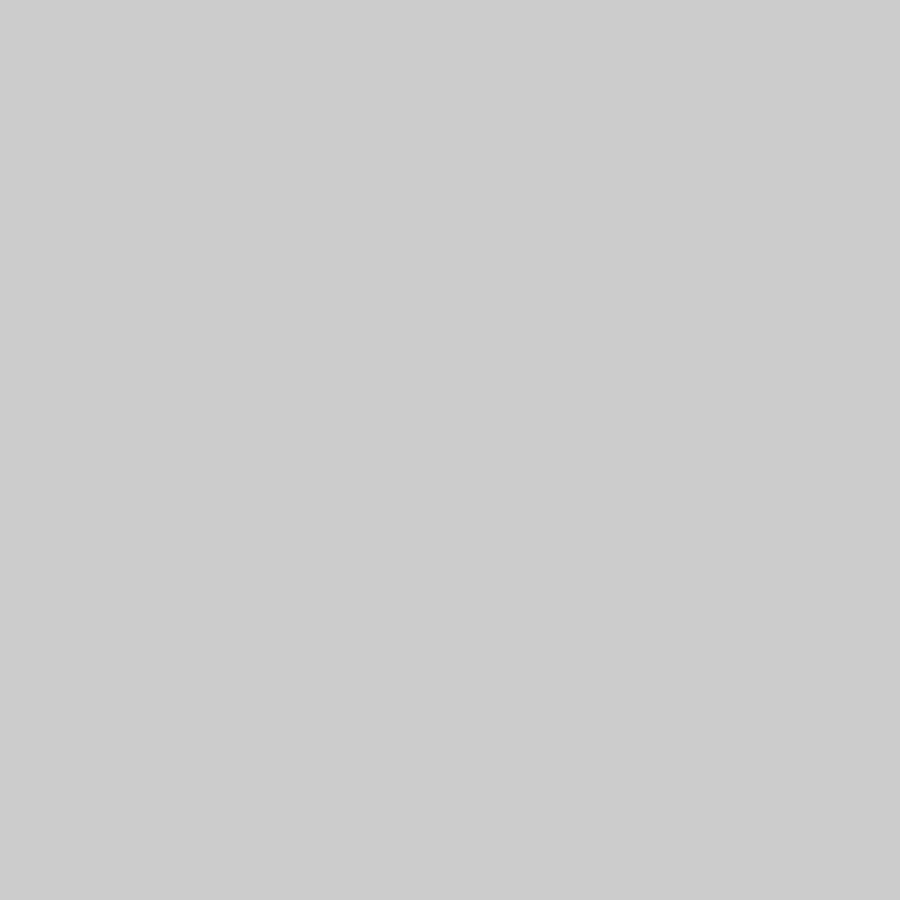
Frame 1 (no input)
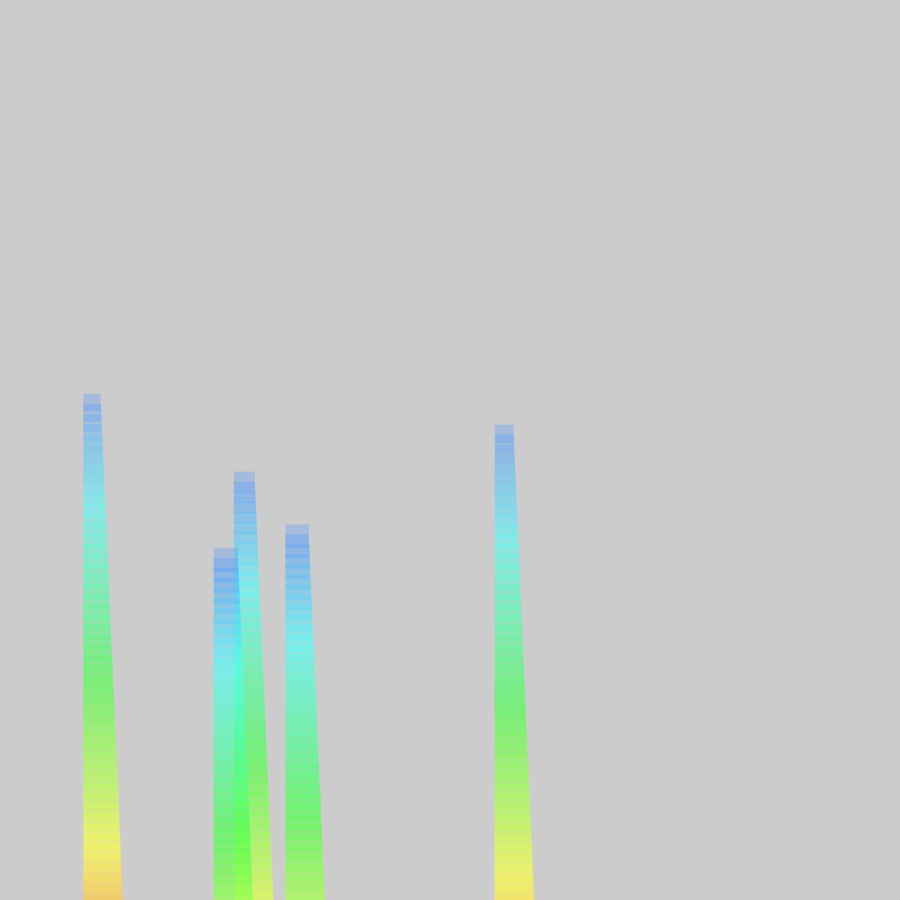
Frame 60 (the mouse pressed at the canvas centre just before this capture)
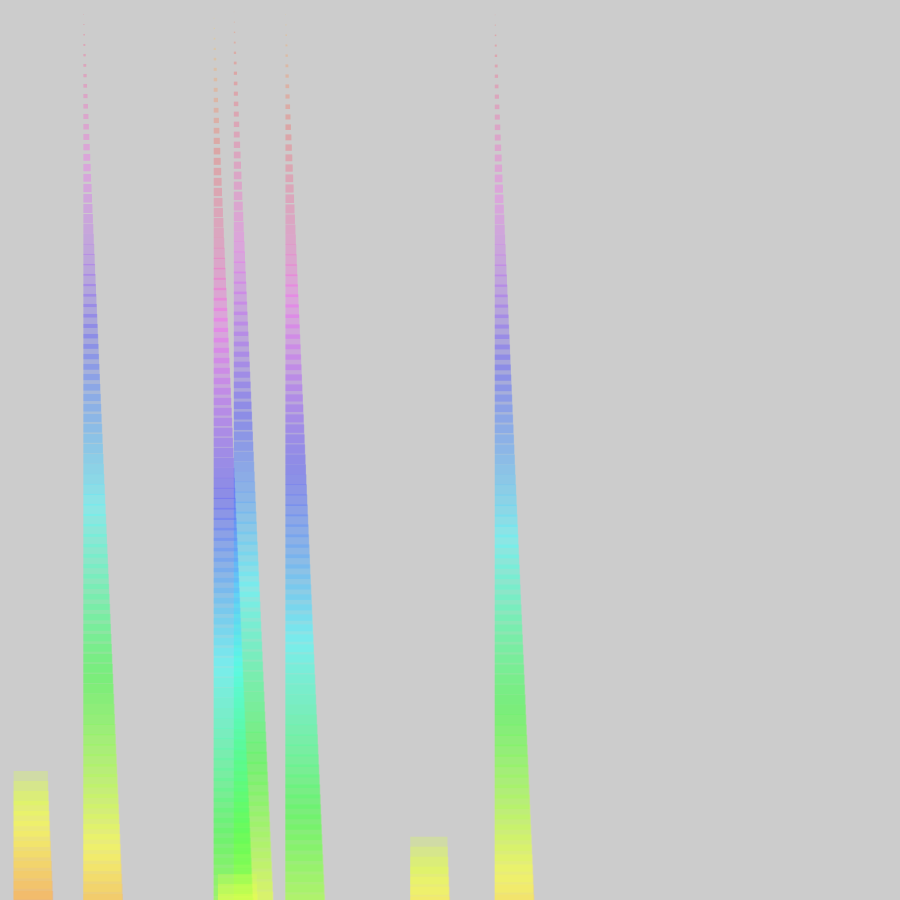
Frame 120 (the mouse held since frame 60 and released just before this capture)

The Processing sketch that drew these frames (run headless with seeded random() and noise(); from frame 60 on, the mouse is pressed at the canvas centre):

// Processing sketch: processing_78526
// ── processing_78526.pde

//sanjana chimnani
//midterm assignment one (screen saver color)
//11/09/2012

FallLine[] lin = new FallLine [5];
int number=5;
float colors = 0;

void setup() {
  size(900, 900);
  noStroke();
  smooth();

    for (int i=0; i<number; i++) {
    lin[i] = new FallLine(0, -100);
    colorMode (HSB, 100);
    }
}

void draw() {

 for(int i =0; i<number; i++) {
   lin[i].update();
   lin[i].draw();
 
}
  translate(width*.100, height*.20);
  
}

 class FallLine{
  float x, y, w, h;
  float speed = 10;
  FallLine(float _x, float _y) {
    x=_x;
    y=_y;
    w = 40;
  }
  void update() {
    y-=speed;
    if (y<-20) {
      y = height + random(250);
      x=random(width);
    }
  }
  void draw() {
    fill(frameCount%100, 70, 200, 30);
    rect(x, y, w*y/height, w*y/height);
  }
}
